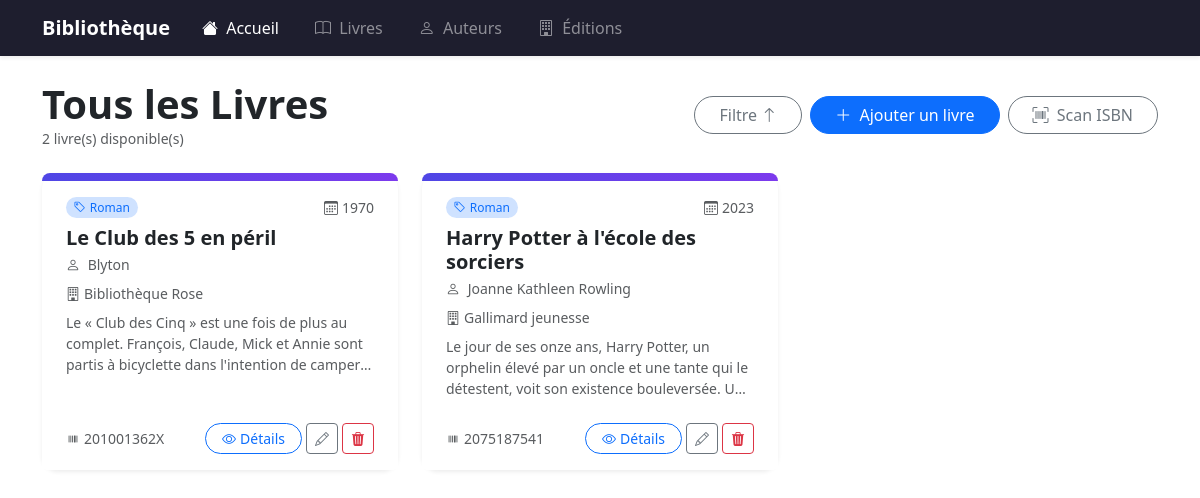
The app's page /livres, older data.
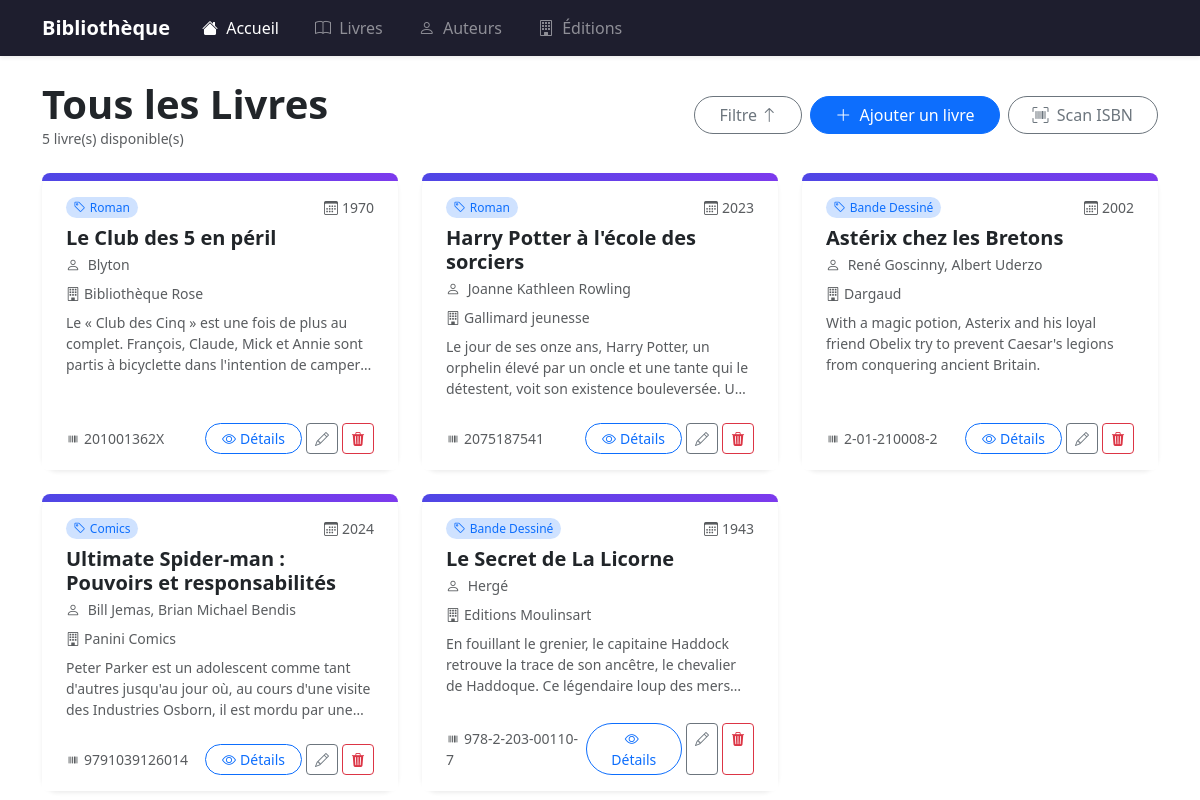
The same page, newer data.
### bibliotheque/models.py (models this page shows, shortened)
class Livre(models.Model):
    titre = models.CharField(max_length=250)
    description = models.TextField()
    date_parution = models.PositiveIntegerField("Date de Parution")
    isbn = models.CharField(max_length=20)
    auteur = models.ManyToManyField(Auteur)
    categorie = models.ForeignKey(Categorie, on_delete=models.CASCADE)
    edition = models.ForeignKey(Edition, on_delete=models.CASCADE)

class Categorie(models.Model):
    libelle = models.CharField(max_length=250)
    def __str__(self):
        return self.libelle

class Auteur(models.Model):
    nom = models.CharField(max_length=255)
    def __str__(self):
        return self.nom

class Edition(models.Model):
    libelle = models.CharField(max_length=200)
    def __str__(self):
        return self.libelle

### bibliotheque/views.py (the view)
# urls.py: path("livres", views.ListeLivre.as_view(), name = "livres"),
class ListeLivre(generic.ListView):
    model = Livre
    template_name = "bibliotheque/liste-livre.html"
    context_object_name = "livres"
    def get_queryset(self):
        order = self.request.GET.get('order', 'asc')
        if order == 'asc':
             return Livre.objects.order_by("id")
        else :
             return Livre.objects.order_by("-id")
    def get_context_data(self, **kwargs):
        context = super().get_context_data(**kwargs)
        context['order'] = self.request.GET.get('order', 'asc')
        return context

### bibliotheque/templates/bibliotheque/liste-livre.html (shortened to what this page needs)
{% extends 'bibliotheque/base.html' %}
{% block content %}
<div class="d-flex justify-content-between align-items-center mb-4">
  <div>
    <h1 class="fw-bold mb-0">Tous les Livres</h1>
    <p class="text-muted small mb-0">{{ livres|length }} livre(s) disponible(s)</p>
  </div>
  <div class="d-flex gap-2">
    {% if order == 'asc' %}
      <a href="?order=desc" class="btn btn-outline-secondary rounded-pill px-4">
       Filtre</i> <i class="bi bi-arrow-up"></i>
      </a>
    {% else %}
      <a href="?order=asc" class="btn btn-outline-secondary rounded-pill px-4">
        Filtre</i> <i class="bi bi-arrow-down"></i>
      </a>
    {% endif %}
    <a href="{% url 'bibliotheque:ajouter' %}" class="btn btn-primary rounded-pill px-4">
      <i class="bi bi-plus-lg me-1"></i> Ajouter un livre
    </a>
    <a href="{% url 'bibliotheque:isbn' %}" class="btn btn-outline-secondary rounded-pill px-4">
      <i class="bi bi-upc-scan me-1"></i> Scan ISBN
    </a>
  </div>
</div>
<div class="row row-cols-1 row-cols-md-3 g-4">
  {% for livre in livres %}
  <div class="col">
    <div class="card h-100 border-0 shadow-sm rounded-4">
      <div class="rounded-top-4" style="height: 8px; background: linear-gradient(90deg, #4f46e5, #7c3aed);"></div>
      <div class="card-body px-4 pt-3">
        <div class="d-flex justify-content-between align-items-center mb-2">
          <span class="badge bg-primary-subtle text-primary rounded-pill fw-normal">
            <i class="bi bi-tag me-1"></i>{{ livre.categorie }}
          </span>
          <span class="text-muted small">
            <i class="bi bi-calendar3 me-1"></i>{{ livre.date_parution }}
          </span>
        </div>
        <h5 class="card-title fw-bold mb-1">{{ livre.titre }}</h5>
        <p class="text-muted small mb-2">
          <i class="bi bi-person me-1"></i>
          {% for auteur in livre.auteur.all %}
            {{ auteur }}{% if not forloop.last %}, {% endif %}
          {% endfor %}
        </p>
        <p class="text-muted small mb-2">
          <i class="bi bi-building me-1"></i>{{ livre.edition }}
        </p>
        <p class="card-text text-muted small" style="
             display: -webkit-box;
             -webkit-line-clamp: 3;
             -webkit-box-orient: vertical;
             overflow: hidden;">
          {{ livre.description }}
        </p>
      </div>
      <div class="card-footer bg-white border-0 px-4 pb-3 d-flex justify-content-between align-items-center">
        <span class="text-muted small">
          <i class="bi bi-upc me-1"></i>{{ livre.isbn }}
        </span>
        <div class="d-flex gap-1">
          <a href="{% url 'bibliotheque:details' livre.id %}"
             class="btn btn-sm btn-outline-primary rounded-pill px-3">
            <i class="bi bi-eye me-1"></i>Détails
          </a>
          <a href="{% url 'bibliotheque:modifier' livre.id %}"
             class="btn btn-sm btn-outline-secondary">
            <i class="bi bi-pencil"></i>
          </a>
          <a href="{% url 'bibliotheque:delete' livre.id %}"
             class="btn btn-sm btn-outline-danger">
            <i class="bi bi-trash3-fill"></i>
          </a>
        </div>
      </div>
    </div>
  </div>
  {% endfor %}
</div>
{% endblock %}

Row changes from the older to the newer data that the page shows:
added Livre: categorie "Bande Dessiné", date_parution "2002", titre "Astérix chez les Bretons", edition "Dargaud", description "With a magic potion, Asterix and his loyal friend Obelix try to prevent Caesar's legions from conquering ancient Britain.", isbn "2-01-210008-2"
added Auteur: nom "René Goscinny", shown under "Bande Dessiné"
added Auteur: nom "Albert Uderzo", shown under "Bande Dessiné"
added Livre: categorie "Comics", date_parution "2024", titre "Ultimate Spider-man : Pouvoirs et responsabilités", edition "Panini Comics", description "Peter Parker est un adolescent comme tant d'autres jusqu'au jour où, au cours d'une visite des Industries Osborn, il est mordu par…", isbn "9791039126014"
added Auteur: nom "Bill Jemas", shown under "Comics"
added Auteur: nom "Brian Michael Bendis", shown under "Comics"
added Livre: categorie "Bande Dessiné", date_parution "1943", titre "Le Secret de La Licorne", edition "Editions Moulinsart", description "En fouillant le grenier, le capitaine Haddock retrouve la trace de son ancêtre, le chevalier de Haddoque. Ce légendaire loup des…", isbn "978-2-203-00110-7"
added Auteur: nom "Hergé", shown under "Bande Dessiné"
Text that changed along with them:
{{ livres|length }}: "2" → "5"
